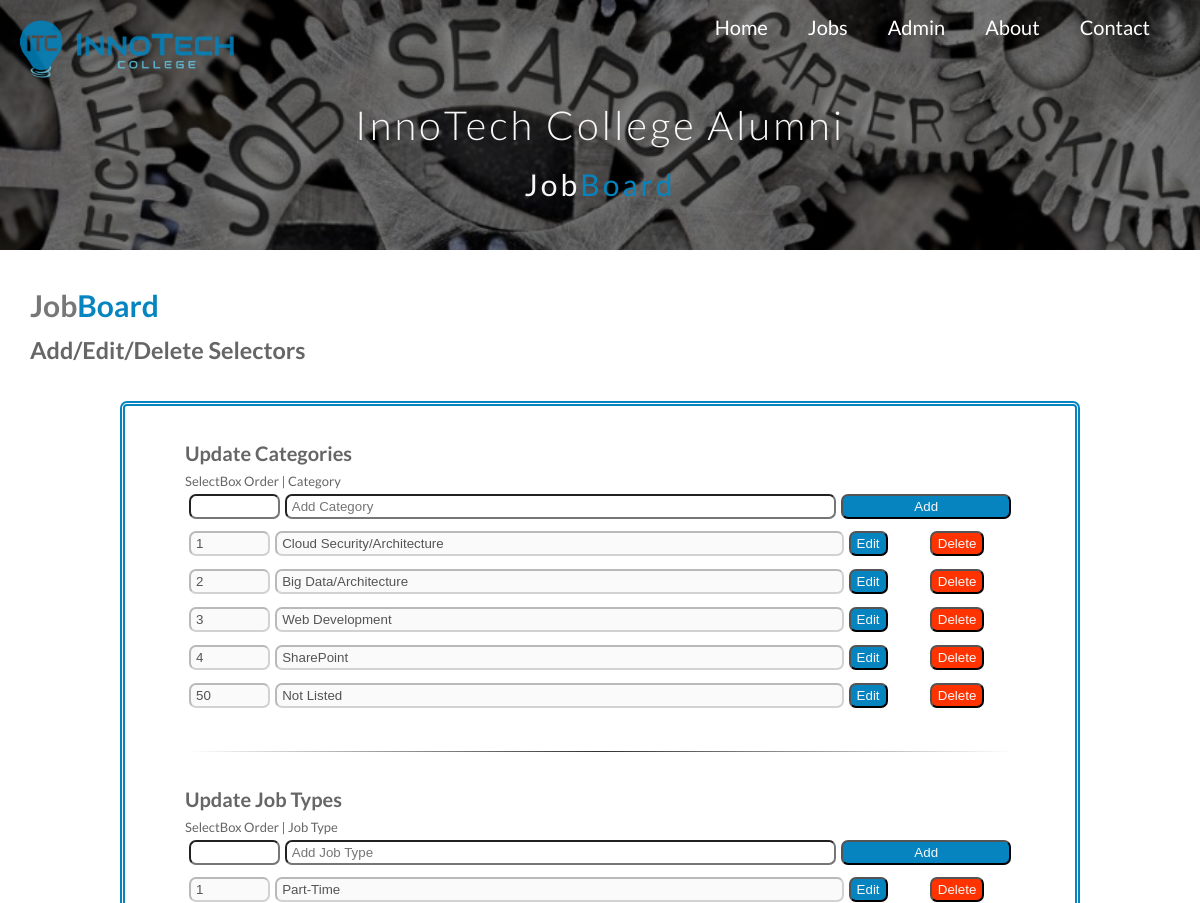
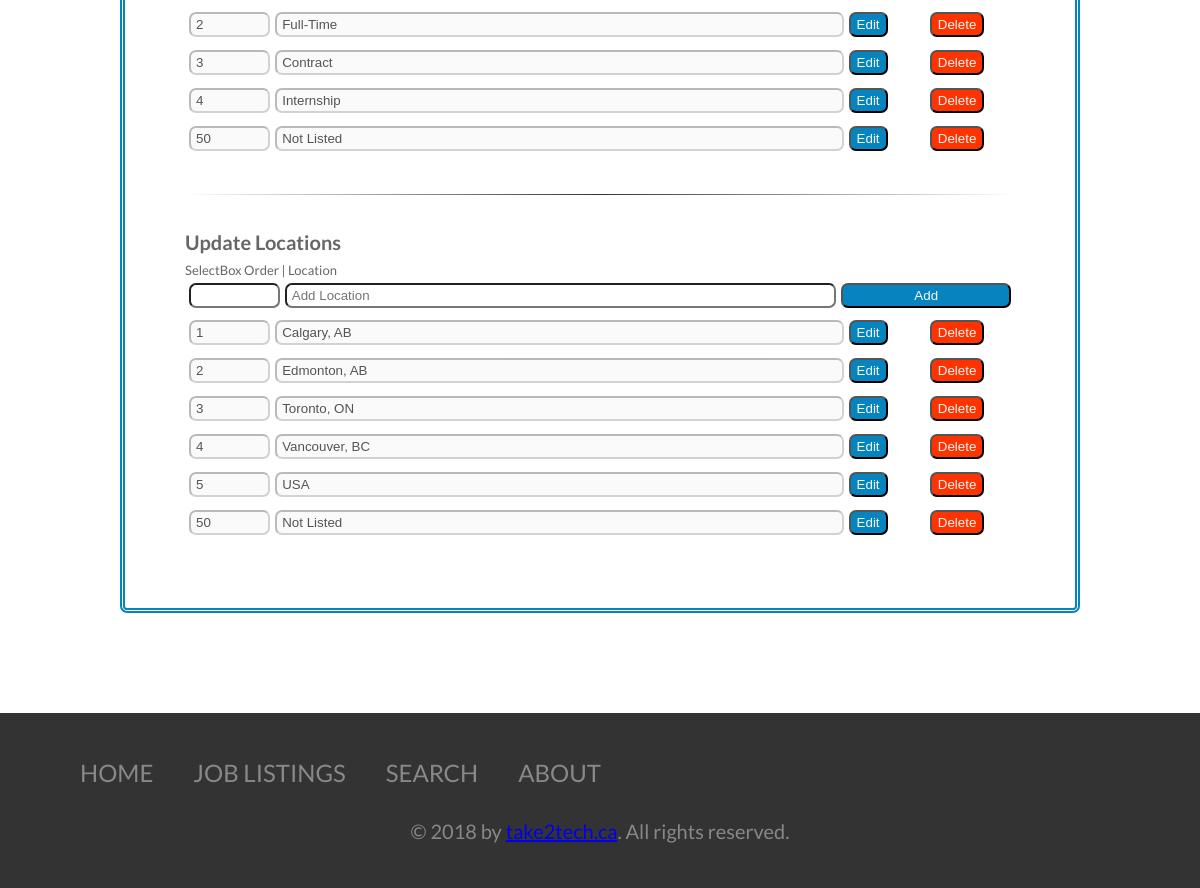
Screenshot of /addeditselectors.php with the database file from the repository (2 pictures, top to bottom).
### tables this page shows
CREATE TABLE `categories` (
  `id` int(11) NOT NULL,
  `category` varchar(150) NOT NULL,
  `categoryViewOrder` int(11) NOT NULL
);

CREATE TABLE `jobtypes` (
  `id` int(11) NOT NULL,
  `jobType` varchar(100) NOT NULL,
  `jobTypeViewOrder` int(11) NOT NULL
);

CREATE TABLE `locations` (
  `id` int(11) NOT NULL,
  `location` varchar(150) NOT NULL,
  `locationViewOrder` int(11) NOT NULL
);

### php/reusables/selectorQueries.php (called while the page is built)
<?php
    $query = "SELECT * FROM categories ORDER BY categoryViewOrder";
    $statement = $db->prepare($query);
    $statement->execute(array());
    $categories=$statement->fetchAll();
    $query = "SELECT * FROM jobtypes ORDER BY jobTypeViewOrder";
    $statement = $db->prepare($query);
    $statement->execute(array());
    $jobTypes=$statement->fetchAll();
    $query = "SELECT * FROM locations ORDER BY locationViewOrder";
    $statement = $db->prepare($query);
    $statement->execute(array());
    $locations=$statement->fetchAll();
?>

### addeditselectors.php (the view, shortened to what this page needs)
<?php include 'php/classes/Database.php'; ?>
<?php
    include 'php/reusables/selectorQueries.php';
?>
<!DOCTYPE html>
<html lang="en">
<?php include 'php/reusables/head.php' ?>
<body>
    <?php include 'php/reusables/hero.php' ?>
    <div class="updateSelectorsHeading">
        <h2 class="addJob__mainHeading">Job<span>Board</span></h2>
        <h3>Add/Edit/Delete Selectors</h3>
    </div>
    <div class="updateSelectors">
        <div class="updateSelectors__selector" id="categories">
            <h4>Update Categories</h4>
            <p>SelectBox Order | Category</p>
            <form class="updateSelectors__selector--add" method="post" action="addeditselectors.php">
                <input type="text" name="categoryvieworder" placeholder="" />
                <input type="text" name="category" placeholder="Add Category" class="btn" />
                <button class="btn btn__primary" type="submit" name="addcat">Add</button>
            </form>
            <table name="category">
                <?php foreach($categories as $row) : ?>
                <form method="post" action="addeditselectors.php?id=<?php echo $row['id'] ?>">
                    <div class="updateSelectors__selector--item">
                        <div class="updateSelectors__selector--item-order">
                            <input name="categoryvieworder" value="<?php echo $row['categoryViewOrder']; ?>"
                                disabled />
                        </div>
                        <div class="updateSelectors__selector--item-itemName">
                            <input name="category" value="<?php echo $row['category']; ?>" disabled />
                        </div>
                        <div class="updateSelectors__selector--item-saveEdit">
                            <button class="btn btn__primary" type="button" onclick="startEditSelector(this);"
                                name="editcat">Edit</button>
                        </div>
                        <div class="updateSelectors__selector--item-saveEdit">
                            <button type="button" name="deletecat" class="btn btn__danger" onclick="startEditSelector(this);">Delete</button>
                        </div>
                    </div>
                </form>
                <?php endforeach; ?>
            </table>
        </div>
        <hr>
        <div class="updateSelectors__selector" id="jobTypes">
            <h4>Update Job Types</h4>
            <p>SelectBox Order | Job Type</p>
            <form class="updateSelectors__selector--add" method="post" action="addeditselectors.php">
                <input type="text" name="jobtypevieworder" placeholder="" class="btn updateSelectors__selector--item-order" />
                <input type="text" name="jobtype" placeholder="Add Job Type" class="btn" />
                <button class="btn btn__primary" type="submit" name="addjobtype">Add</button>
            </form>
            <table name="jobtypes" id="">
                <?php foreach($jobTypes as $row) : ?>
                <form method="post" action="addeditselectors.php?id=<?php echo $row['id'] ?>">
                    <div class="updateSelectors__selector--item">
                        <div class="updateSelectors__selector--item-order">
                            <input name="jobtypevieworder" value="<?php echo $row['jobTypeViewOrder']; ?>"
                                disabled />
                        </div>
                        <div class="updateSelectors__selector--item-itemName">
                            <input name="jobtype" value="<?php echo $row['jobType']; ?>" disabled />
                        </div>
                        <div class="updateSelectors__selector--item-saveEdit">
                            <button class="btn btn__primary" type="button" onclick="startEditSelector(this);"
                                name="editjobtype">Edit</button>
                        </div>
                        <div class="updateSelectors__selector--item-saveEdit">
                            <button type="button" name="deletejobtype" class="btn btn__danger" onclick="startEditSelector(this);">Delete</button>
                        </div>
                    </div>
                </form>
                <?php endforeach; ?>
            </table>
        </div>
        <hr>
        <div class="updateSelectors__selector" id="locations">
            <h4>Update Locations</h4>
            <p>SelectBox Order | Location</p>
            <form class="updateSelectors__selector--add" method="post" action="addeditselectors.php">
                <input type="text" name="locationvieworder" placeholder="" class="btn updateSelectors__selector--item-order" />
                <input type="text" name="location" placeholder="Add Location" class="btn" />
                <button class="btn btn__primary" type="submit" name="addlocation">Add</button>
            </form>
                <?php foreach($locations as $row) : ?>
                <form method="post" action="addeditselectors.php?id=<?php echo $row['id'] ?>">
                    <div class="updateSelectors__selector--item">
                        <div class="updateSelectors__selector--item-order">
                            <input name="locationvieworder" value="<?php echo $row['locationViewOrder']; ?>"
                                disabled/>
                        </div>
                        <div class="updateSelectors__selector--item-itemName">
                            <input name="location" value="<?php echo $row['location']; ?>" disabled/>
                        </div>
                        <div class="updateSelectors__selector--item-saveEdit">
                            <button class="btn btn__primary" type="button" onclick="startEditSelector(this);"
                                name="editlocation">Edit</button>
                        </div>
                        <div class="updateSelectors__selector--item-saveEdit">
                            <button type="button" name="deletelocation" class="btn btn__danger" onclick="startEditSelector(this);">Delete</button>
                        </div>
                    </div>
                </form>
                <?php endforeach; ?>
        </div>
    </div>
    <section>
        <?php include 'php/reusables/footer.php' ?>
    </section>
</body>
</html>

### css/style.css (style rules this page uses)
* { margin:0;padding:0;box-sizing:border-box }
html { font-size:62.5%;background-color:#fff;color:#555;font-family:'Lato', 'Arial', san-serif;font-size:20px;font-weight:300;text-rendering:optimizeLegibility }
hr { height:1px;background-image:-webkit-linear-gradient(left, transparent, rgba(0,0,0,0.8), transparent);border:0;color:#666 }
body { font-family:"Lato", sans-serif;font-weight:400;line-height:1.7;color:#666 }
.btn { border-radius:7px;padding:3px 6px }
.btn__primary { background-color:#0584c0;color:#f7f7f7 }
.btn__danger { background-color:#ff3300;color:#f7f7f7 }
.addJob__mainHeading { text-decoration:none;color:#777 }
.addJob__mainHeading>span { color:#0584c0 }
.updateSelectorsHeading { margin:1.5rem }
.updateSelectors { width:50%;margin:auto auto 5rem auto;border:5px double #0584c0;padding:0 3rem 1.5rem 3rem;border-radius:7px }
@media only screen and (max-width: 75em) { .updateSelectors { width:80% } }
.updateSelectors__selector { margin:1.5rem auto 2rem auto }
.updateSelectors__selector--add { display:flex;padding:2px 4px }
.updateSelectors__selector--add>:first-child { flex:1;width:100%;text-align:center;margin-right:5px;border-radius:7px;padding:3px 5px }
.updateSelectors__selector--add>:nth-child(2) { flex:7;margin-right:5px;padding:3px 5px }
.updateSelectors__selector--add>:nth-child(3) { flex:2 }
.updateSelectors__selector--item { display:flex;border-radius:7px;padding:2px 4px }
.updateSelectors__selector--item-order { flex:1;margin-right:5px }
.updateSelectors__selector--item-order>input { width:100%;padding:3px 5px;border-radius:7px }
.updateSelectors__selector--item-itemName { flex:7;margin-right:5px }
.updateSelectors__selector--item-itemName>input { width:100%;padding:3px 5px;border-radius:7px }
.updateSelectors__selector--item-saveEdit { flex:1 }
.updateSelectors__selector>p { font-size:.65rem }

### rows the page displays
categories: categoryvieworder "1", category "Cloud Security/Architecture"
categories: categoryvieworder "2", category "Big Data/Architecture"
categories: categoryvieworder "3", category "Web Development"
categories: categoryvieworder "4", category "SharePoint"
categories: categoryvieworder "50", category "Not Listed"
jobtypes: jobtypevieworder "1", jobtype "Part-Time"
jobtypes: jobtypevieworder "2", jobtype "Full-Time"
jobtypes: jobtypevieworder "3", jobtype "Contract"
jobtypes: jobtypevieworder "4", jobtype "Internship"
jobtypes: jobtypevieworder "50", jobtype "Not Listed"
locations: locationvieworder "1", location "Calgary, AB"
locations: locationvieworder "2", location "Edmonton, AB"
locations: locationvieworder "3", location "Toronto, ON"
locations: locationvieworder "4", location "Vancouver, BC"
locations: locationvieworder "5", location "USA"
locations: locationvieworder "50", location "Not Listed"
